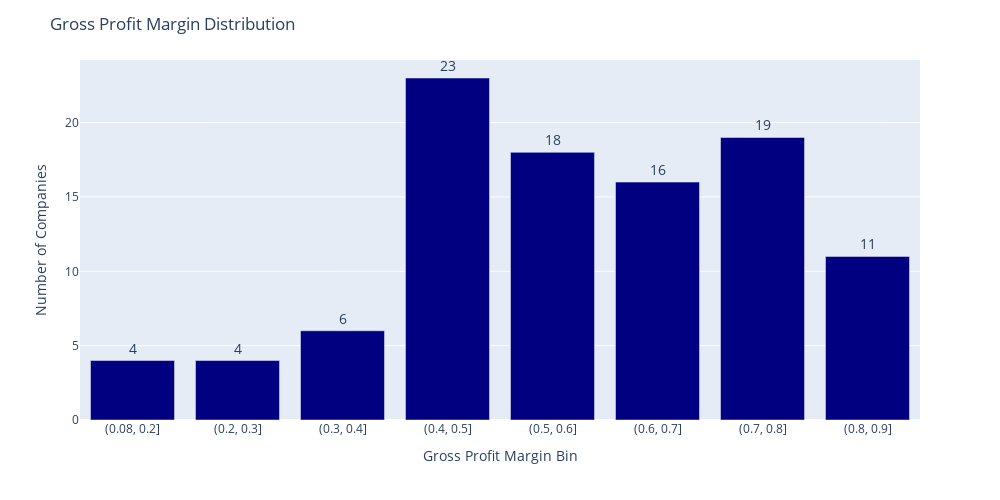

The code cell stored with this chart in its notebook:
### Code cell
gpm_analysis_df = analysis_df[analysis_df['gross_profit_margin'] >= 0][['ticker','gross_profit_margin']]
gpm_analysis_df.loc[:,'gross_profit_margin_bin'] = pd.cut(gpm_analysis_df['gross_profit_margin'], 8, precision = 1)
gpm_analysis_df2 = gpm_analysis_df[['gross_profit_margin_bin','ticker']].groupby('gross_profit_margin_bin').count().reset_index()
gpm_analysis_df2.loc[:,'gross_profit_margin_bin'] = gpm_analysis_df2['gross_profit_margin_bin'].astype('str')

fig = px.bar(gpm_analysis_df2, x='gross_profit_margin_bin', y='ticker', text = 'ticker')

fig.update_traces(textposition='outside',
                  texttemplate='%{text}',
                  marker_color='#000080',
                  textfont_size=14)

fig.update_layout(title_text = 'Gross Profit Margin Distribution',
                  yaxis_title = 'Number of Companies',
                  xaxis_title = 'Gross Profit Margin Bin',
                  height = 500, width = 1000)

#fig.update_layout({'plot_bgcolor': 'rgba(192, 218, 218, 0)','paper_bgcolor': 'rgba(192, 218, 218, 0)',})

fig.show()

### Figure 1 — Plotly figure (JSON) as saved in the notebook; plotly's stock layout.template omitted (floating-point values rounded to 4 significant figures)
{"data": [{"alignmentgroup": "True", "hoverlabel": {"namelength": 0}, "hovertemplate": "gross_profit_margin_bin=%{x}<br>ticker=%{text}", "legendgroup": "", "marker": {"color": "#000080"}, "name": "", "offsetgroup": "", "orientation": "v", "showlegend": false, "text": [4, 4, 6, 23, 18, 16, 19, 11], "textfont": {"size": 14}, "textposition": "outside", "texttemplate": "%{text}", "type": "bar", "x": ["(0.08, 0.2]", "(0.2, 0.3]", "(0.3, 0.4]", "(0.4, 0.5]", "(0.5, 0.6]", "(0.6, 0.7]", "(0.7, 0.8]", "(0.8, 0.9]"], "xaxis": "x", "y": [4, 4, 6, 23, 18, 16, 19, 11], "yaxis": "y"}], "layout": {"barmode": "relative", "height": 500, "legend": {"tracegroupgap": 0}, "margin": {"t": 60}, "title": {"text": "Gross Profit Margin Distribution"}, "width": 1000, "xaxis": {"anchor": "y", "domain": [0, 1], "title": {"text": "Gross Profit Margin Bin"}}, "yaxis": {"anchor": "x", "domain": [0, 1], "title": {"text": "Number of Companies"}}}}
